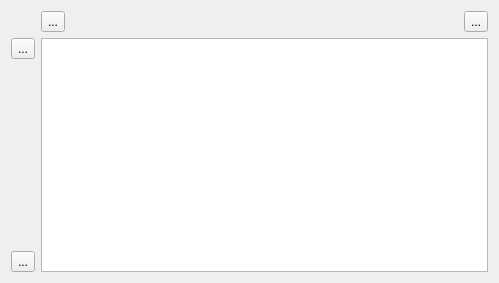
<?xml version="1.0" encoding="UTF-8"?>
<ui version="4.0">
 <class>VerseTableWidget</class>
 <widget class="QWidget" name="VerseTableWidget">
  <property name="geometry">
   <rect>
    <x>0</x>
    <y>0</y>
    <width>499</width>
    <height>283</height>
   </rect>
  </property>
  <property name="windowTitle">
   <string>Bible List</string>
  </property>
  <layout class="QGridLayout" name="gridLayout">
   <item row="0" column="1">
    <layout class="QHBoxLayout" name="horizontalLayout">
     <item>
      <widget class="QToolButton" name="toolButton_removeCol">
       <property name="text">
        <string>...</string>
       </property>
       <property name="icon">
        <iconset resource="../../../icons.qrc">
         <normaloff>:/icons/16x16/list-remove.png</normaloff>:/icons/16x16/list-remove.png</iconset>
       </property>
      </widget>
     </item>
     <item>
      <spacer name="horizontalSpacer">
       <property name="orientation">
        <enum>Qt::Horizontal</enum>
       </property>
       <property name="sizeHint" stdset="0">
        <size>
         <width>40</width>
         <height>20</height>
        </size>
       </property>
      </spacer>
     </item>
     <item>
      <widget class="QToolButton" name="toolButton_addCol">
       <property name="text">
        <string>...</string>
       </property>
       <property name="icon">
        <iconset resource="../../../icons.qrc">
         <normaloff>:/icons/16x16/list-add.png</normaloff>:/icons/16x16/list-add.png</iconset>
       </property>
      </widget>
     </item>
    </layout>
   </item>
   <item row="1" column="0">
    <layout class="QVBoxLayout" name="verticalLayout">
     <item>
      <widget class="QToolButton" name="toolButton_removeRow">
       <property name="text">
        <string>...</string>
       </property>
       <property name="icon">
        <iconset resource="../../../icons.qrc">
         <normaloff>:/icons/16x16/list-remove.png</normaloff>:/icons/16x16/list-remove.png</iconset>
       </property>
      </widget>
     </item>
     <item>
      <spacer name="verticalSpacer">
       <property name="orientation">
        <enum>Qt::Vertical</enum>
       </property>
       <property name="sizeHint" stdset="0">
        <size>
         <width>20</width>
         <height>40</height>
        </size>
       </property>
      </spacer>
     </item>
     <item>
      <widget class="QToolButton" name="toolButton_addRow">
       <property name="text">
        <string>...</string>
       </property>
       <property name="icon">
        <iconset resource="../../../icons.qrc">
         <normaloff>:/icons/16x16/list-add.png</normaloff>:/icons/16x16/list-add.png</iconset>
       </property>
      </widget>
     </item>
    </layout>
   </item>
   <item row="1" column="1">
    <widget class="QTableView" name="tableView">
     <attribute name="horizontalHeaderDefaultSectionSize">
      <number>200</number>
     </attribute>
     <attribute name="horizontalHeaderDefaultSectionSize">
      <number>200</number>
     </attribute>
    </widget>
   </item>
  </layout>
 </widget>
 <resources>
  <include location="../../../icons.qrc"/>
 </resources>
 <connections/>
</ui>
